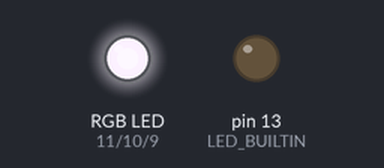
A sketch run on a simulated Arduino Uno, built with avr-gcc and run on an emulated ATmega328P. Parts: an RGB LED mixed from three pins (HIGH = lit), output pins drawn as LEDs (lit = HIGH).

Above: at 0.15 s.
At 4.97 s:
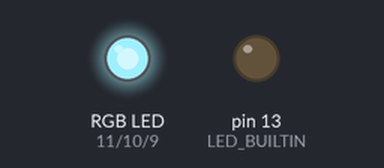
At 9.79 s:
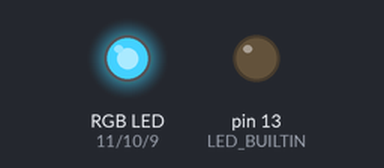
At 19.73 s:
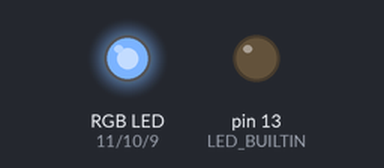
At 29.67 s:
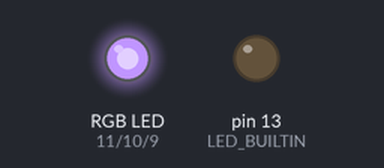
At 39.61 s:
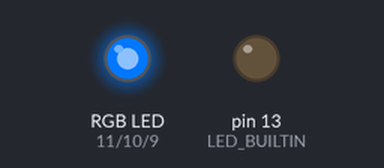
Timing chart, 0 to 40.0 s (numbered marks = the images above):
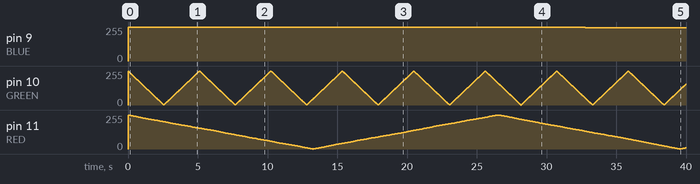

The sketch:

RGB_Random_light_v1.ino
```cpp
const int RED = 11;
const int GREEN = 10;
const int BLUE = 9;

int sRed = 10;
int sGreen = 5;
int sBlue = 50;

int cRed = 255;
int cGreen = 255;
int cBlue = 255;

int tRed = 255; // к чему стремится канал
int tGreen = 255;
int tBlue = 255;

int timer = 0;
int cMills = 0;
int pMills = 0; //пред. значение

// the setup function runs once when you press reset or power the board
void setup() {
  // initialize digital pin LED_BUILTIN as an output.
  pinMode(LED_BUILTIN, OUTPUT);
  pinMode(RED, OUTPUT);
  pinMode(GREEN, OUTPUT);
  pinMode(BLUE, OUTPUT);
  analogWrite(RED, 255);
  analogWrite(GREEN, 255);
  analogWrite(BLUE, 255);

  Serial.begin(9600);
}

int calcNewFade(int S,int C,int T){
  if ( cMills > (pMills + S) )
  {
//  Serial.print("AA");
    if ( C != T )
    {
//  Serial.print("BB");
      if ( C < T )
      {
//  Serial.print("CC");
        C = C + 1;
      }
      else
      {
  //Serial.print("EE");
        C = C -1;
      }
    }
    else
    {
      T = 255-T;
    }
  }
  return C;
}
void loop(){

  cMills = millis();

// RED
cRed = calcNewFade(sRed,cRed,tRed);
if ( cRed == tRed ) { tRed = 255 - tRed; };


//GREEN
cGreen = calcNewFade(sGreen,cGreen,tGreen);
if ( cGreen == tGreen ) { tGreen = 255 - tGreen; };
/*
  if ( cMills > (pMills + sGreen) )
  {
  //Serial.print("AA");
    if ( cGreen != tGreen )
    {
//  Serial.print("BB");
      if ( cGreen < tGreen )
      {
//  Serial.print("CC");
        cGreen = cGreen + 1;
      }
      else
      {
  //Serial.print("EE");
        cGreen = cGreen -1;
      }
    }
    else
    {
      tGreen = 255-tGreen;
    }
  }
*/
//Blue
cBlue = calcNewFade(sBlue,cBlue,tBlue);
if ( cBlue == tBlue ) { tBlue = 255 - tBlue; };
/*
Serial.print("Mills: [");
Serial.print(cMills);
Serial.print("] pMills: [");
Serial.print(pMills);
Serial.print("] sRed: [");
Serial.print(sRed);
Serial.print("] tRed: [");
Serial.print(tRed);
Serial.print("] cRed [");
Serial.print(cRed);
Serial.print("] cGreen [");
Serial.print(cGreen);
Serial.print("] cBlue [");
Serial.print(cBlue);
Serial.print("] tBlue [");
Serial.println(tBlue);
*/
    analogWrite(RED, cRed);
    analogWrite(GREEN, cGreen);
    analogWrite(BLUE, cBlue);
    //analogWrite(RED, 255);
    //analogWrite(GREEN, 0);
    //analogWrite(BLUE, 255);

pMills = cMills;

//  int NewValRed = random(0, 255); //сгенерим новые значения
//  int NewValGreen = random(0, 255);
//  int NewValBlue = random(0, 255);


  //for(int i=0;i<=255;i++){
//    analogWrite(RED, 255-i);
//  }


//  for(int i=0;i<=255;i++){
    //analogWrite(RED, 255-i);
    //delay(10);
  //}

  delay(10);

  // Вызываем функцию установки цвета и в качестве параметров передаем номер пина.
  // Используем вызов 3 раза со сменой пинов, для перетекания из одного цвета в другой.
  ///setFadeColor(RED,GREEN,BLUE);
  //setFadeColor(GREEN,BLUE,RED);
  //setFadeColor(BLUE,RED,GREEN);

}

// Функция, которая устанавливает для каждого пина(RGB канала)
// свой алгоритм изменения цвета
void setFadeColor(int cPin1,int cPin2,int cPin3){
//  for(int i=0;i<=255;i++){
  for(int i=255;i>=0;i--){
    analogWrite(cPin1, i);
    analogWrite(cPin2, 255-i);
    analogWrite(cPin3, 255);
    delay(5);
  }
}
```

Measured:
- by itself, pin 9 (BLUE): 255/255 → 251/255 at 32.7 s
